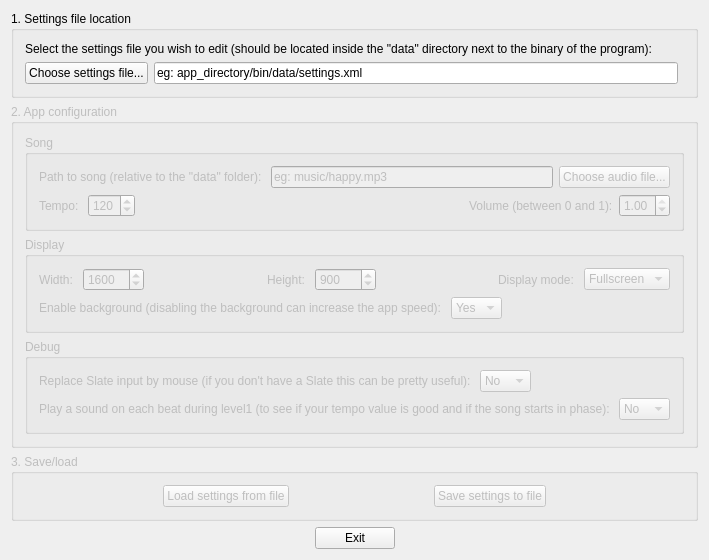
<?xml version="1.0" encoding="UTF-8"?>
<ui version="4.0">
 <class>MainWindow</class>
 <widget class="QMainWindow" name="MainWindow">
  <property name="geometry">
   <rect>
    <x>0</x>
    <y>0</y>
    <width>636</width>
    <height>491</height>
   </rect>
  </property>
  <property name="windowTitle">
   <string>Pulse easy settings tool</string>
  </property>
  <property name="windowIcon">
   <iconset resource="resources.qrc">
    <normaloff>:/img/iskn.png</normaloff>:/img/iskn.png</iconset>
  </property>
  <widget class="QWidget" name="centralWidget">
   <layout class="QVBoxLayout" name="verticalLayout_5">
    <item>
     <widget class="QGroupBox" name="groupBox1">
      <property name="title">
       <string>1. Settings file location</string>
      </property>
      <layout class="QGridLayout" name="gridLayout">
       <item row="1" column="1">
        <widget class="QLineEdit" name="settingsPath">
         <property name="text">
          <string>eg: app_directory/bin/data/settings.xml</string>
         </property>
         <property name="readOnly">
          <bool>true</bool>
         </property>
        </widget>
       </item>
       <item row="1" column="0">
        <widget class="QPushButton" name="settingsPathButton">
         <property name="text">
          <string>Choose settings file...</string>
         </property>
        </widget>
       </item>
       <item row="0" column="0" colspan="3">
        <widget class="QLabel" name="label">
         <property name="text">
          <string>Select the settings file you wish to edit (should be located inside the &quot;data&quot; directory next to the binary of the program): </string>
         </property>
        </widget>
       </item>
      </layout>
     </widget>
    </item>
    <item>
     <widget class="QGroupBox" name="groupBox2">
      <property name="enabled">
       <bool>false</bool>
      </property>
      <property name="title">
       <string>2. App configuration</string>
      </property>
      <layout class="QVBoxLayout" name="verticalLayout_4">
       <item>
        <widget class="QGroupBox" name="groupBox_3">
         <property name="title">
          <string>Song</string>
         </property>
         <layout class="QVBoxLayout" name="verticalLayout">
          <item>
           <layout class="QHBoxLayout" name="horizontalLayout">
            <item>
             <widget class="QLabel" name="label_2">
              <property name="text">
               <string>Path to song (relative to the &quot;data&quot; folder): </string>
              </property>
             </widget>
            </item>
            <item>
             <widget class="QLineEdit" name="songPath">
              <property name="text">
               <string>eg: music/happy.mp3</string>
              </property>
             </widget>
            </item>
            <item>
             <widget class="QPushButton" name="songPathButton">
              <property name="text">
               <string>Choose audio file...</string>
              </property>
             </widget>
            </item>
           </layout>
          </item>
          <item>
           <layout class="QHBoxLayout" name="horizontalLayout_2">
            <item>
             <widget class="QLabel" name="label_3">
              <property name="text">
               <string>Tempo: </string>
              </property>
             </widget>
            </item>
            <item>
             <widget class="QSpinBox" name="tempo">
              <property name="maximum">
               <number>500</number>
              </property>
              <property name="value">
               <number>120</number>
              </property>
             </widget>
            </item>
            <item>
             <spacer name="horizontalSpacer">
              <property name="orientation">
               <enum>Qt::Horizontal</enum>
              </property>
              <property name="sizeHint" stdset="0">
               <size>
                <width>40</width>
                <height>20</height>
               </size>
              </property>
             </spacer>
            </item>
            <item>
             <widget class="QLabel" name="label_4">
              <property name="text">
               <string>Volume (between 0 and 1):</string>
              </property>
             </widget>
            </item>
            <item>
             <widget class="QDoubleSpinBox" name="volume">
              <property name="maximum">
               <double>1.000000000000000</double>
              </property>
              <property name="singleStep">
               <double>0.100000000000000</double>
              </property>
              <property name="value">
               <double>1.000000000000000</double>
              </property>
             </widget>
            </item>
           </layout>
          </item>
         </layout>
        </widget>
       </item>
       <item>
        <widget class="QGroupBox" name="groupBox_4">
         <property name="title">
          <string>Display</string>
         </property>
         <layout class="QVBoxLayout" name="verticalLayout_2">
          <item>
           <layout class="QHBoxLayout" name="horizontalLayout_3">
            <item>
             <widget class="QLabel" name="label_5">
              <property name="text">
               <string>Width: </string>
              </property>
             </widget>
            </item>
            <item>
             <widget class="QSpinBox" name="width">
              <property name="maximum">
               <number>10000</number>
              </property>
              <property name="singleStep">
               <number>100</number>
              </property>
              <property name="value">
               <number>1600</number>
              </property>
             </widget>
            </item>
            <item>
             <spacer name="horizontalSpacer_2">
              <property name="orientation">
               <enum>Qt::Horizontal</enum>
              </property>
              <property name="sizeHint" stdset="0">
               <size>
                <width>40</width>
                <height>20</height>
               </size>
              </property>
             </spacer>
            </item>
            <item>
             <widget class="QLabel" name="label_6">
              <property name="text">
               <string>Height: </string>
              </property>
             </widget>
            </item>
            <item>
             <widget class="QSpinBox" name="height">
              <property name="maximum">
               <number>10000</number>
              </property>
              <property name="singleStep">
               <number>100</number>
              </property>
              <property name="value">
               <number>900</number>
              </property>
             </widget>
            </item>
            <item>
             <spacer name="horizontalSpacer_3">
              <property name="orientation">
               <enum>Qt::Horizontal</enum>
              </property>
              <property name="sizeHint" stdset="0">
               <size>
                <width>40</width>
                <height>20</height>
               </size>
              </property>
             </spacer>
            </item>
            <item>
             <widget class="QLabel" name="label_7">
              <property name="text">
               <string>Display mode: </string>
              </property>
             </widget>
            </item>
            <item>
             <widget class="QComboBox" name="displayMode">
              <property name="minimumSize">
               <size>
                <width>76</width>
                <height>0</height>
               </size>
              </property>
              <item>
               <property name="text">
                <string>Fullscreen</string>
               </property>
              </item>
              <item>
               <property name="text">
                <string>Window</string>
               </property>
              </item>
             </widget>
            </item>
           </layout>
          </item>
          <item>
           <layout class="QHBoxLayout" name="horizontalLayout_4">
            <item>
             <widget class="QLabel" name="label_8">
              <property name="text">
               <string>Enable background (disabling the background can increase the app speed): </string>
              </property>
             </widget>
            </item>
            <item>
             <widget class="QComboBox" name="background">
              <item>
               <property name="text">
                <string>Yes</string>
               </property>
              </item>
              <item>
               <property name="text">
                <string>No</string>
               </property>
              </item>
             </widget>
            </item>
            <item>
             <spacer name="horizontalSpacer_4">
              <property name="orientation">
               <enum>Qt::Horizontal</enum>
              </property>
              <property name="sizeHint" stdset="0">
               <size>
                <width>40</width>
                <height>20</height>
               </size>
              </property>
             </spacer>
            </item>
           </layout>
          </item>
         </layout>
        </widget>
       </item>
       <item>
        <widget class="QGroupBox" name="groupBox_5">
         <property name="title">
          <string>Debug</string>
         </property>
         <layout class="QVBoxLayout" name="verticalLayout_3">
          <item>
           <layout class="QHBoxLayout" name="horizontalLayout_5">
            <item>
             <widget class="QLabel" name="label_9">
              <property name="text">
               <string>Replace Slate input by mouse (if you don't have a Slate this can be pretty useful): </string>
              </property>
             </widget>
            </item>
            <item>
             <widget class="QComboBox" name="debugSlate">
              <item>
               <property name="text">
                <string>No</string>
               </property>
              </item>
              <item>
               <property name="text">
                <string>Yes</string>
               </property>
              </item>
             </widget>
            </item>
            <item>
             <spacer name="horizontalSpacer_10">
              <property name="orientation">
               <enum>Qt::Horizontal</enum>
              </property>
              <property name="sizeHint" stdset="0">
               <size>
                <width>40</width>
                <height>20</height>
               </size>
              </property>
             </spacer>
            </item>
           </layout>
          </item>
          <item>
           <layout class="QHBoxLayout" name="horizontalLayout_6">
            <item>
             <widget class="QLabel" name="label_10">
              <property name="text">
               <string>Play a sound on each beat during level1 (to see if your tempo value is good and if the song starts in phase): </string>
              </property>
             </widget>
            </item>
            <item>
             <widget class="QComboBox" name="debugTempo">
              <item>
               <property name="text">
                <string>No</string>
               </property>
              </item>
              <item>
               <property name="text">
                <string>Yes</string>
               </property>
              </item>
             </widget>
            </item>
            <item>
             <spacer name="horizontalSpacer_11">
              <property name="orientation">
               <enum>Qt::Horizontal</enum>
              </property>
              <property name="sizeHint" stdset="0">
               <size>
                <width>40</width>
                <height>20</height>
               </size>
              </property>
             </spacer>
            </item>
           </layout>
          </item>
         </layout>
        </widget>
       </item>
      </layout>
     </widget>
    </item>
    <item>
     <widget class="QGroupBox" name="groupBox3">
      <property name="enabled">
       <bool>false</bool>
      </property>
      <property name="title">
       <string>3. Save/load</string>
      </property>
      <layout class="QHBoxLayout" name="horizontalLayout_8">
       <item>
        <spacer name="horizontalSpacer_5">
         <property name="orientation">
          <enum>Qt::Horizontal</enum>
         </property>
         <property name="sizeHint" stdset="0">
          <size>
           <width>103</width>
           <height>20</height>
          </size>
         </property>
        </spacer>
       </item>
       <item>
        <widget class="QPushButton" name="load">
         <property name="text">
          <string>Load settings from file</string>
         </property>
         <property name="icon">
          <iconset resource="resources.qrc">
           <normaloff>:/img/load.png</normaloff>:/img/load.png</iconset>
         </property>
        </widget>
       </item>
       <item>
        <spacer name="horizontalSpacer_6">
         <property name="orientation">
          <enum>Qt::Horizontal</enum>
         </property>
         <property name="sizeHint" stdset="0">
          <size>
           <width>102</width>
           <height>20</height>
          </size>
         </property>
        </spacer>
       </item>
       <item>
        <widget class="QPushButton" name="save">
         <property name="text">
          <string>Save settings to file</string>
         </property>
         <property name="icon">
          <iconset resource="resources.qrc">
           <normaloff>:/img/save.png</normaloff>:/img/save.png</iconset>
         </property>
        </widget>
       </item>
       <item>
        <spacer name="horizontalSpacer_7">
         <property name="orientation">
          <enum>Qt::Horizontal</enum>
         </property>
         <property name="sizeHint" stdset="0">
          <size>
           <width>103</width>
           <height>20</height>
          </size>
         </property>
        </spacer>
       </item>
      </layout>
     </widget>
    </item>
    <item>
     <layout class="QHBoxLayout" name="horizontalLayout_7">
      <item>
       <spacer name="horizontalSpacer_8">
        <property name="orientation">
         <enum>Qt::Horizontal</enum>
        </property>
        <property name="sizeHint" stdset="0">
         <size>
          <width>40</width>
          <height>20</height>
         </size>
        </property>
       </spacer>
      </item>
      <item>
       <widget class="QPushButton" name="exit">
        <property name="text">
         <string>Exit</string>
        </property>
        <property name="icon">
         <iconset resource="resources.qrc">
          <normaloff>:/img/exit.png</normaloff>:/img/exit.png</iconset>
        </property>
       </widget>
      </item>
      <item>
       <spacer name="horizontalSpacer_9">
        <property name="orientation">
         <enum>Qt::Horizontal</enum>
        </property>
        <property name="sizeHint" stdset="0">
         <size>
          <width>40</width>
          <height>20</height>
         </size>
        </property>
       </spacer>
      </item>
     </layout>
    </item>
   </layout>
  </widget>
 </widget>
 <layoutdefault spacing="6" margin="11"/>
 <resources>
  <include location="resources.qrc"/>
 </resources>
 <connections/>
</ui>
